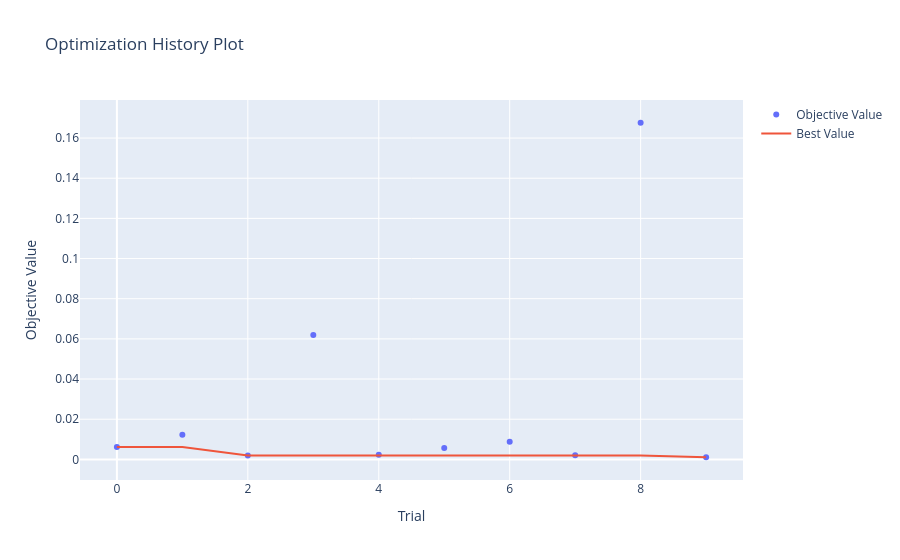

This figure's notebook cell:
### Code cell
import optuna.visualization as vis

vis.plot_optimization_history(study)

### Figure 1 — Plotly figure (JSON) as saved in the notebook; plotly's stock layout.template omitted (floating-point values rounded to 4 significant figures)
{"data": [{"mode": "markers", "name": "Objective Value", "type": "scatter", "x": [0, 1, 2, 3, 4, 5, 6, 7, 8, 9], "y": [0.006197, 0.01232, 0.001902, 0.06199, 0.002251, 0.005707, 0.008729, 0.002003, 0.1676, 0.001059]}, {"mode": "lines", "name": "Best Value", "type": "scatter", "x": [0, 1, 2, 3, 4, 5, 6, 7, 8, 9], "y": [0.006197, 0.006197, 0.001902, 0.001902, 0.001902, 0.001902, 0.001902, 0.001902, 0.001902, 0.001059]}, {"marker": {"color": "#cccccc"}, "mode": "markers", "name": "Infeasible Trial", "showlegend": false, "type": "scatter", "x": [], "y": []}], "layout": {"title": {"text": "Optimization History Plot"}, "xaxis": {"title": {"text": "Trial"}}, "yaxis": {"title": {"text": "Objective Value"}}}}
